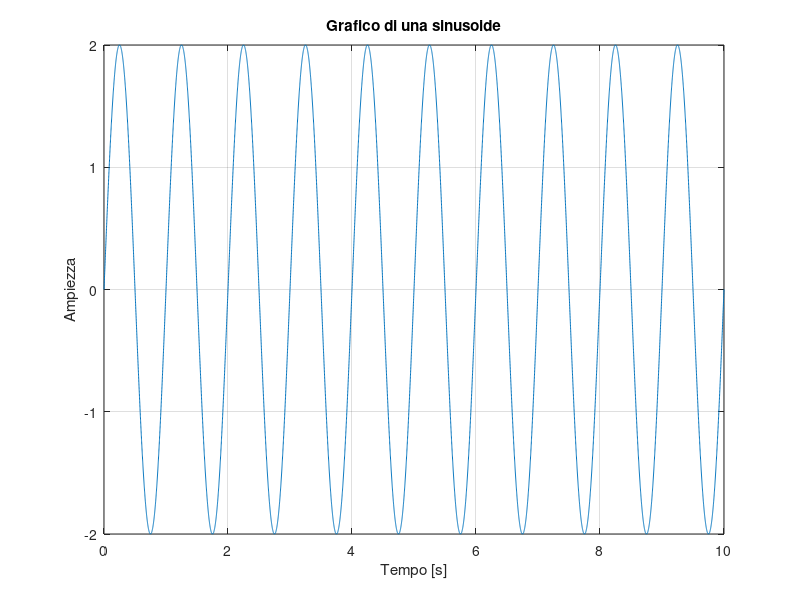

The MATLAB source for this figure:
% Esempio di un grafico con titolo ed etichette sugli assi
%
% M. Scarpiniti (Dip. DIET - Sapienza Università di Roma)

x = 0:0.001:10;
y = 2*sin(2*pi*x);
plot(x, y);
grid on;
title('Grafico di una sinusoide');
xlabel('Tempo [s]');
ylabel('Ampiezza');
